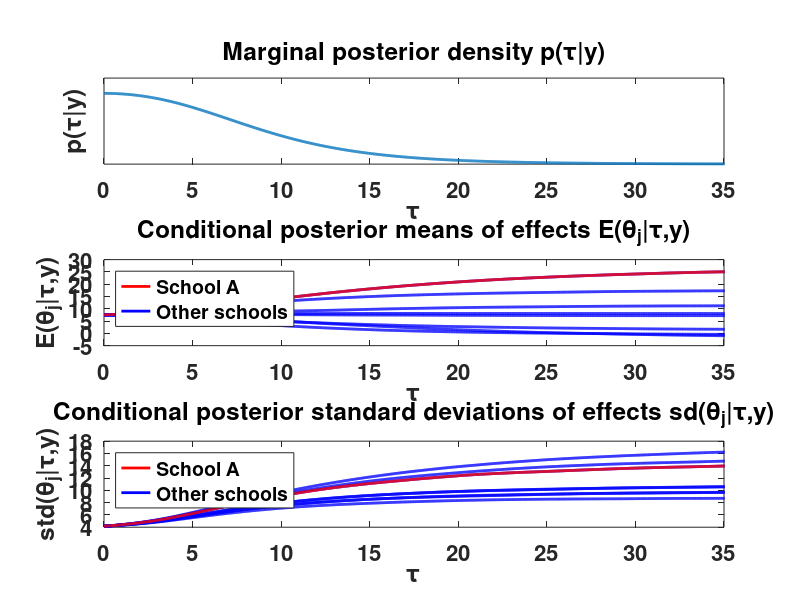

Reproduce this figure in MATLAB.
% Bayesian data analysis
% Aki Vehtari <Aki.Vehtari@aalto.fi>

% Hierarchical model for SAT-example data (BDA3, p. 102)

% SAT-example data (BDA3 p. 120)
% y is the estimated treatment effect
% s is the standard error of effect estimate
y=[28  8  -3  7  -1  1  18  12];
s=[15  10  16  11  9  11  10  18];

clf
% Default settings for figure
set(gcf,'DefaultAxesFontSize',16,'DefaultAxesFontWeight','bold')
set(gcf,'DefaultLineLineWidth',2)
set(gcf,'Position',[200 60 820 640]);
box on

% the number of observations
M=length(y);

% Plot data, use normpdf to plot both the y_j and sigma_j
clf
x=linspace(-60,80,1000);
box on
for i=1:M
  px=normpdf(x,y(i),s(i));
  line(x,px)
end
set(gca,'Ytick',[])
title('Data')
xlabel('Treatment effect')
line([0 0],ylim,'LineStyle',':','Color','k','LineWidth',.5)

% Plot separate, pooled, and hierarchical model
pause
clf
subplot(3,1,1)
x=linspace(-40,60,1000);
box on
for i=1:M
  px=normpdf(x,y(i),s(i));
  h1=line(x,px);
end
i=1;
px=normpdf(x,y(i),s(i));
h2=line(x,px,'color','r');
set(gca,'Ytick',[])
xlim([-40 60])
title('Separate model')
hl=legend([h2 h1],'School A','Other schools');
set(hl,'FontSize',14)


subplot(3,1,2)
box on
px=normpdf(x,sum(y./s.^2)/sum(1./s.^2),sqrt(1./sum(1./s.^2)));
line(x,px)
h2=line(x,px,'color','r');
set(gca,'Ytick',[])
title('Pooled model')
xlim([-40 60])
hl=legend(h2,'All schools');
set(hl,'FontSize',14)

subplot(3,1,3)
x=linspace(-40,60,500);
box on
% Load the pre-computed results for the hierarchical model
% Replace this with your own code in the related exercise
load demo5_2
%>> whos -file demo5_2
%  Name      Size                    Bytes  Class
%  pxm       8x500                   32000  double array
%  t         1x1000                   8000  double array
%  tm        8x1000                  64000  double array
%  tp        1x1000                   8000  double array
%  tsd       8x1000                  64000  double array
for i=1:M
  h1=line(x,pxm(i,:));
end
h2=line(x,pxm(1,:),'Color','r');
set(gca,'Ytick',[])
title('Hierarchical model')
hl=legend([h2 h1],'School A','Other schools');
set(hl,'FontSize',14)

% Plot various marginal and conditional posterior summaries
pause
clf
subplot(3,1,1)
plot(t,tp)
set(gca,'Ytick',[])
title('Marginal posterior density p(\tau|y)')
xlim([0 35])
xlabel('\tau')
ylabel('p(\tau|y)')

subplot(3,1,2)
h1=plot(t,tm,'b',t,tm(1,:),'r');
xlim([0 35])
title('Conditional posterior means of effects E(\theta_j|\tau,y)')
hl=legend([h1(end) h1(1)],'School A','Other schools','location','northwest');
set(hl,'FontSize',14)
xlabel('\tau')
ylabel('E(\theta_j|\tau,y)')

subplot(3,1,3)
h1=plot(t,tsd,'b',t,tsd(1,:),'r');
xlim([0 35])
title('Conditional posterior standard deviations of effects sd(\theta_j|\tau,y)')
hl=legend([h1(end) h1(1)],'School A','Other schools','location','northwest');
set(hl,'FontSize',14)
xlabel('\tau')
ylabel('std(\theta_j|\tau,y)')
